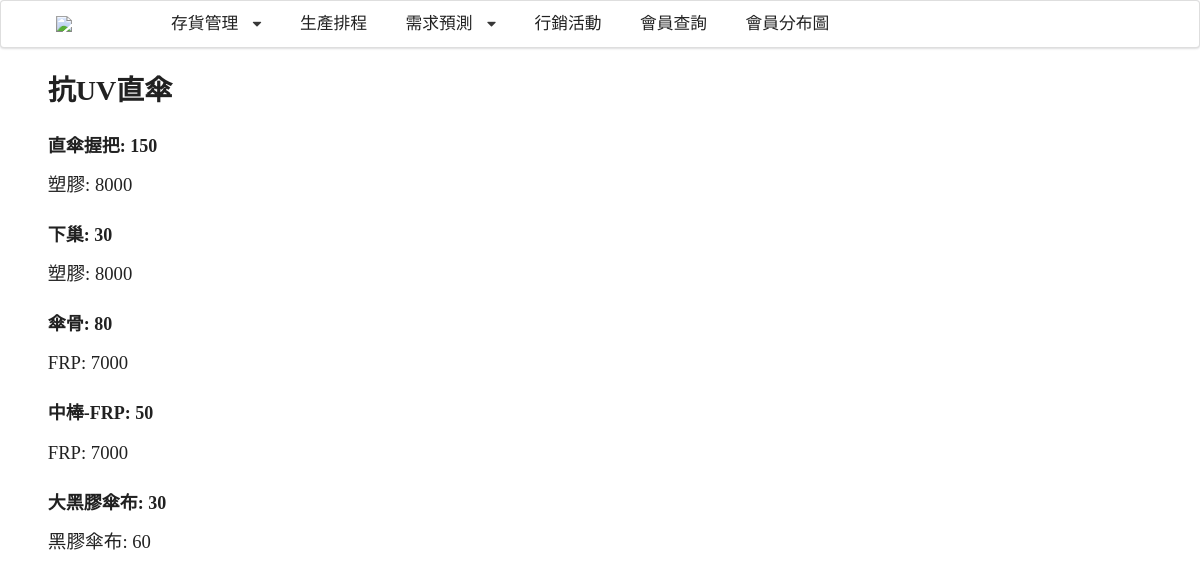
The app's page /inventory/product/1 with its own data.
### apps/inventory/models.py (models this page shows, shortened)
class Product(models.Model):
    number = models.PositiveIntegerField(blank=True, null=True)
    UV = '抗UV'
    WIND = '防風'
    LIGHT = '輕量'
    FEATURE_CHOICES = (
        (UV, '抗UV'),
        (WIND, '防風'),
        (LIGHT, '輕量')
    )
    u_feature = models.CharField(
        max_length=50,
        choices=FEATURE_CHOICES,
        null=True,
    )
    STRAIGHT = '直傘'
    AUTO_F = '自動摺傘'
    MANUAL_F = '手開摺傘'
    TYPE_CHOICES = (
        (STRAIGHT, '直傘'),
        (AUTO_F, '自動摺傘'),
        (MANUAL_F, '手開摺傘')
    )
    u_type = models.CharField(
        max_length=50,
        choices=TYPE_CHOICES,
        null=True,
    )
    inventory = models.PositiveIntegerField(blank=True, null=True)
    price = models.PositiveIntegerField(blank=True, null=True)
    level =  models.PositiveIntegerField(blank=True, null=True)
    components_required = models.ManyToManyField(Component, blank=True)
    @property
    def name(self):
        return '{}{}'.format(self.u_feature, self.u_type)

class Component(models.Model):
    number = models.PositiveIntegerField(blank=True, null=True)
    number_needed = models.PositiveIntegerField(blank=True, null=True)
    name = models.CharField(max_length=30, null=True)
    inventory = models.PositiveIntegerField(blank=True, null=True)
    level =  models.PositiveIntegerField(blank=True, null=True)
    required_material = models.ForeignKey(Material, on_delete=models.SET_NULL, null=True)
    weight = models.PositiveIntegerField(blank=True, null=True)
    component_detail = models.ForeignKey(Component_detail, on_delete=models.CASCADE, null=True, blank=True)

class Material(models.Model):
    number = models.PositiveIntegerField(blank=True, null=True)
    name = models.CharField(max_length=30, null=True)
    inventory = models.PositiveIntegerField(blank=True, null=True)
    level =  models.PositiveIntegerField(blank=True, null=True)
    material_detail = models.ForeignKey(Material_detail, on_delete=models.CASCADE, null=True)

### apps/inventory/views.py (the view)
# urls.py: path('product/<int:pk>', ProductDetail.as_view(), name='product_detail'),
class ProductDetail(DetailView):
    model = Product
    template_name = 'modules/inventory/product_detail.html'
    context_object_name = 'product'

### templates/modules/inventory/product_detail.html
{% extends 'base/layout.html' %}
{% block main %}
<h1>{{ product.name }}</h1>
{% for component in product.components_required.all %}
    <h3>{{ component.name }}: {{ component.inventory }}</h3>
    <p>{{ component.required_material.name }}: {{component.required_material.inventory}}</p>
{% endfor %}
{% endblock %}

### static/stylesheets/index.css (style rules this page uses)
h1, h2, h3, h4, h5 { font-family: Microsoft JhengHei!important; }
main p { font-size: 14pt; }

### records on screen
Product: name "抗UV直傘"
Component: name "直傘握把", inventory "150", required_material.name "塑膠", required_material.inventory "8000"
Component: name "下巢", inventory "30", required_material.name "塑膠", required_material.inventory "8000"
Component: name "傘骨", inventory "80", required_material.name "FRP", required_material.inventory "7000"
Component: name "中棒-FRP", inventory "50", required_material.name "FRP", required_material.inventory "7000"
Component: name "大黑膠傘布", inventory "30", required_material.name "黑膠傘布", required_material.inventory "60"
